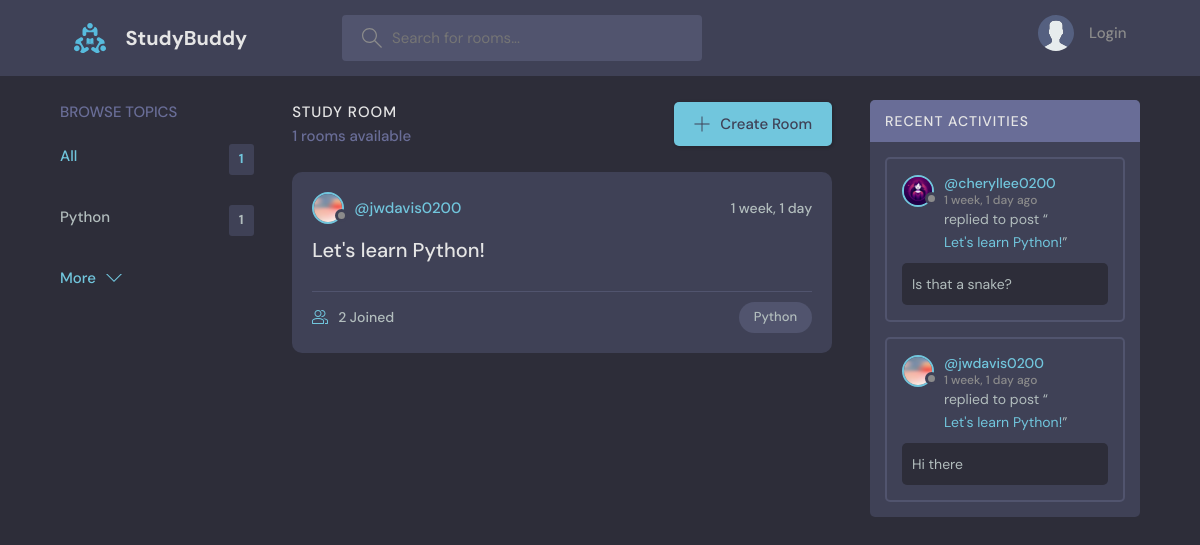
The page / on the database its author committed.
### base/models.py (models this page shows, shortened)
class Topic(models.Model):
  name = models.CharField(max_length=200)

class Room(models.Model):
  host = models.ForeignKey(User, on_delete=models.SET_NULL, null=True)
  topic = models.ForeignKey(Topic, on_delete=models.SET_NULL, null=True) # Topic can have many rooms but rooms can only have one topic.
  name = models.CharField(max_length=200)
  description = models.TextField(null=True, blank=True)
  participants = models.ManyToManyField(User, related_name='participants', blank=True)
  updated = models.DateTimeField(auto_now=True)
  created = models.DateTimeField(auto_now_add=True)
  class Meta: # naming here is important
    ordering = ['-updated', '-created']
  def __str__(self) -> str:
    return self.name

class User(AbstractUser):
  name = models.CharField(max_length=200, null=True)
  email = models.EmailField(unique=True)
  bio = models.TextField(null=True)
  avatar = models.ImageField(null=True, default="avatar.svg")
  USERNAME_FIELD = 'email'
  REQUIRED_FIELDS = []

class Message(models.Model):
  user = models.ForeignKey(User, on_delete=models.CASCADE)
  room = models.ForeignKey(Room, on_delete=models.CASCADE) # When parents are deleted, all the messages with FK to that room are deleted
  body = models.TextField()
  updated = models.DateTimeField(auto_now=True)
  created = models.DateTimeField(auto_now_add=True)
  class Meta:
    ordering = ['-updated','-created']

### base/views.py (the view)
# urls.py: path('', views.home, name='home'), # name parameter allows for easier referencing of this path later
def home(request):
    q = request.GET.get('q') if request.GET.get('q') != None else ''
    rooms = Room.objects.filter(Q(topic__name__icontains=q) |
                                Q(name__icontains=q) |
                                Q(description__icontains=q)) # runs the filter if topic_name contains a non empty string (ignoring caps, else just gives all the Rooms since all rooms contains '')
    topics = Topic.objects.all()[0:5]
    room_count = rooms.count()
    rooms_messages = Message.objects.filter(Q(room__topic__name__icontains=q))
    context = {'rooms': rooms, 'topics': topics, 'room_count': room_count, 'rooms_messages': rooms_messages}
    return render(request, 'base/home.html', context)

### base/templates/base/home.html (shortened to what this page needs)
{% extends 'main.html' %}
{% block content %}
<main class="layout layout--3">
  <div class="container">
    {% include "base/topics_component.html" %}
    <div class="roomList">
      <div class="roomList__header">
        <div>
          <h2>Study Room</h2>
          <p>{{ room_count }} rooms available</p>
        </div>
        <a class="btn btn--main" href="{% url 'create-room' %}">
          <svg version="1.1" xmlns="http://www.w3.org/2000/svg" width="32" height="32" viewBox="0 0 32 32">
            <title>add</title>
            <path
              d="M16.943 0.943h-1.885v14.115h-14.115v1.885h14.115v14.115h1.885v-14.115h14.115v-1.885h-14.115v-14.115z"
            ></path>
          </svg>
          Create Room
        </a>
      </div>
      {% include 'base/feed_component.html' %}
    </div>
    {% include 'base/activity_component.html' %}
  </div>
</main>
{% endblock %}

### base/templates/base/topics_component.html
<div class="topics">
  <div class="topics__header">
    <h2>Browse Topics</h2>
  </div>
  <ul class="topics__list">
    <li>
      <a href="{% url 'home' %}" class="active">All <span>{{topics.count}}</span></a>
    </li>
    {% for topic in topics %}
    <li>
      <a href="{% url 'home' %}?q={{ topic.name }}">{{ topic.name }} <span>{{ topic.room_set.all.count }}</span></a>
    </li>
    {% endfor %}
  </ul>
  <a class="btn btn--link" href="{% url 'topics' %}">
    More
    <svg version="1.1" xmlns="http://www.w3.org/2000/svg" width="32" height="32" viewBox="0 0 32 32">
      <title>chevron-down</title>
      <path d="M16 21l-13-13h-3l16 16 16-16h-3l-13 13z"></path>
    </svg>
  </a>
</div>

### base/templates/base/feed_component.html (shortened to what this page needs)
{% for room in rooms %}
<div class="roomListRoom">
  <div class="roomListRoom__header">
    <a href="{% url 'user-profile' room.host.id %}" class="roomListRoom__author">
      <div class="avatar avatar--small">
        <img src="{{ room.host.avatar.url  }}" />
      </div>
      <span>@{{ room.host.username }}</span>
    </a>
    <div class="roomListRoom__actions">
      <span>{{ room.created | timesince }}</span>
    </div>
  </div>
  <div class="roomListRoom__content">
    <a href= "{% url 'room' room.id %}">{{ room.name }}</a>
  </div>
  <div class="roomListRoom__meta">
    <a href= "{% url 'room' room.id %}" class="roomListRoom__joined">
      {{room.participants.all.count}} Joined
    </a>
    <p class="roomListRoom__topic">{{room.topic.name}}</p>
  </div>
</div>
{% endfor %}

### base/templates/base/activity_component.html (shortened to what this page needs)
<div class="activities">
  <div class="activities__header">
    <h2>Recent Activities</h2>
  </div>
  {% for message in rooms_messages %}
  <div class="activities__box">
    <div class="activities__boxHeader roomListRoom__header">
      <a href="{% url 'user-profile' message.user.id %}" class="roomListRoom__author">
        <div class="avatar avatar--small">
          <img src="{{ message.user.avatar.url }}" />
        </div>
        <p>
          @{{ message.user.username }}
          <span>{{message.created | timesince}} ago</span>
        </p>
      </a>
    </div>
    <div class="activities__boxContent">
      <p>replied to post “<a href="{% url 'room' message.room.id %}">{{ message.room }}</a>”</p>
      <div class="activities__boxRoomContent">
        {{ message.body }}
      </div>
    </div>
  </div>
  {% endfor %}
</div>

### rows shown on the page
Topic: name "Python", room_set.all.count "1"
Room: host.avatar (picture), host.username "jwdavis0200", created "1 week, 1 day", name "Let's learn Python!", participants.all.count "2", topic.name "Python"
Message: user.avatar (picture), user.username "cheryllee0200", created "1 week, 1 day", room "Let's learn Python!", body "Is that a snake?"
Message: user.avatar (picture), user.username "jwdavis0200", created "1 week, 1 day", room "Let's learn Python!", body "Hi there"

### other values the page prints
{{ topics.count }} "1"
{{ room_count }} "1"
